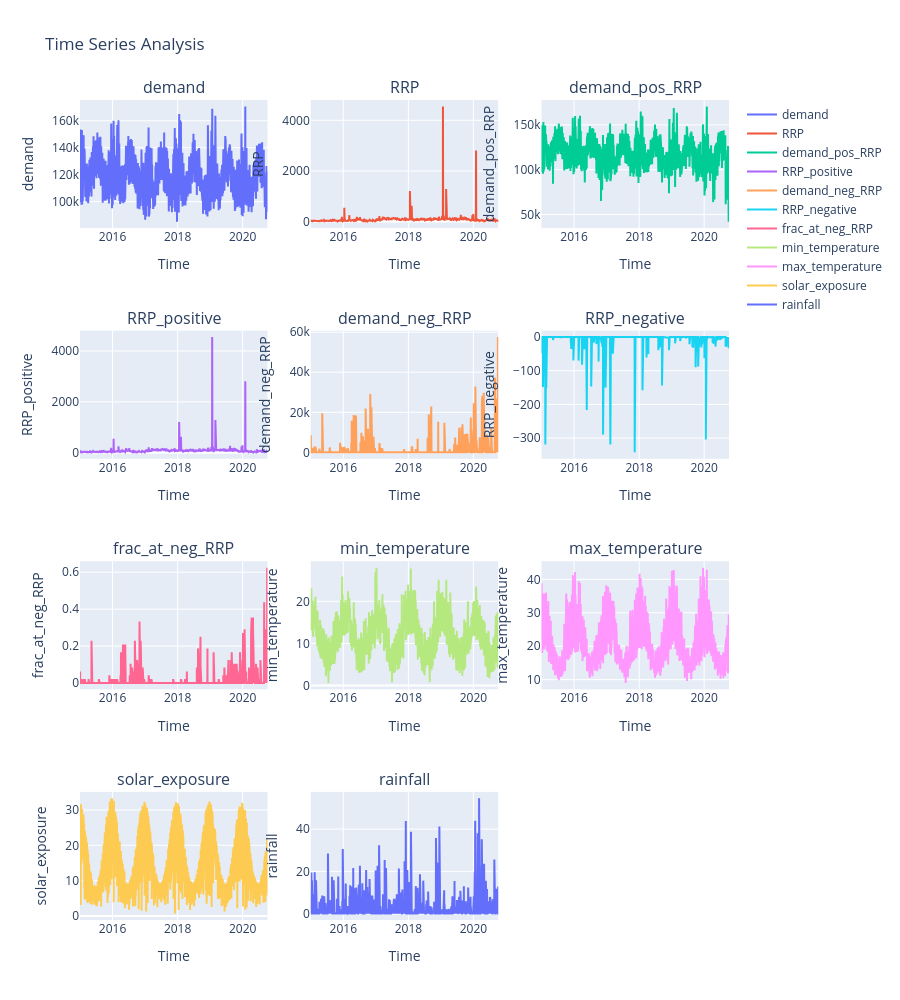

This figure's notebook cell:
### Markdown cell above
## 4. Generate Visualizations

### Code cell
# Create time series plots for numerical columns
# Determine if there's a time column
time_cols = [col for col in df.columns if 'year' in col.lower() or 'date' in col.lower()]
time_col = time_cols[0] if time_cols else None

time_series_fig = create_time_series_plots(df, time_col=time_col, numerical_cols=numerical_cols)
time_series_fig.show()

### Figure 1 — Plotly figure (JSON) as saved in the notebook; plotly's stock layout.template omitted (floating-point values rounded to 4 significant figures; data arrays with more than 128 entries replaced by an {"elided": "..."} marker saying what was removed)
{"data": [{"line": {"width": 2}, "mode": "lines", "name": "demand", "type": "scatter", "x": {"elided": "2106 str values"}, "xaxis": "x", "y": {"elided": "2106 float values"}, "yaxis": "y"}, {"line": {"width": 2}, "mode": "lines", "name": "RRP", "type": "scatter", "x": {"elided": "2106 str values"}, "xaxis": "x2", "y": {"elided": "2106 float values"}, "yaxis": "y2"}, {"line": {"width": 2}, "mode": "lines", "name": "demand_pos_RRP", "type": "scatter", "x": {"elided": "2106 str values"}, "xaxis": "x3", "y": {"elided": "2106 float values"}, "yaxis": "y3"}, {"line": {"width": 2}, "mode": "lines", "name": "RRP_positive", "type": "scatter", "x": {"elided": "2106 str values"}, "xaxis": "x4", "y": {"elided": "2106 float values"}, "yaxis": "y4"}, {"line": {"width": 2}, "mode": "lines", "name": "demand_neg_RRP", "type": "scatter", "x": {"elided": "2106 str values"}, "xaxis": "x5", "y": {"elided": "2106 float values"}, "yaxis": "y5"}, {"line": {"width": 2}, "mode": "lines", "name": "RRP_negative", "type": "scatter", "x": {"elided": "2106 str values"}, "xaxis": "x6", "y": {"elided": "2106 float values"}, "yaxis": "y6"}, {"line": {"width": 2}, "mode": "lines", "name": "frac_at_neg_RRP", "type": "scatter", "x": {"elided": "2106 str values"}, "xaxis": "x7", "y": {"elided": "2106 float values"}, "yaxis": "y7"}, {"line": {"width": 2}, "mode": "lines", "name": "min_temperature", "type": "scatter", "x": {"elided": "2106 str values"}, "xaxis": "x8", "y": {"elided": "2106 float values"}, "yaxis": "y8"}, {"line": {"width": 2}, "mode": "lines", "name": "max_temperature", "type": "scatter", "x": {"elided": "2106 str values"}, "xaxis": "x9", "y": {"elided": "2106 float values"}, "yaxis": "y9"}, {"line": {"width": 2}, "mode": "lines", "name": "solar_exposure", "type": "scatter", "x": {"elided": "2106 str values"}, "xaxis": "x10", "y": {"elided": "2106 float values"}, "yaxis": "y10"}, {"line": {"width": 2}, "mode": "lines", "name": "rainfall", "type": "scatter", "x": {"elided": "2106 str values"}, "xaxis": "x11", "y": {"elided": "2106 float values"}, "yaxis": "y11"}], "layout": {"annotations": [{"font": {"size": 16}, "showarrow": false, "text": "demand", "x": 0.1444, "xanchor": "center", "xref": "paper", "y": 1, "yanchor": "bottom", "yref": "paper"}, {"font": {"size": 16}, "showarrow": false, "text": "RRP", "x": 0.5, "xanchor": "center", "xref": "paper", "y": 1, "yanchor": "bottom", "yref": "paper"}, {"font": {"size": 16}, "showarrow": false, "text": "demand_pos_RRP", "x": 0.8556, "xanchor": "center", "xref": "paper", "y": 1, "yanchor": "bottom", "yref": "paper"}, {"font": {"size": 16}, "showarrow": false, "text": "RRP_positive", "x": 0.1444, "xanchor": "center", "xref": "paper", "y": 0.7188, "yanchor": "bottom", "yref": "paper"}, {"font": {"size": 16}, "showarrow": false, "text": "demand_neg_RRP", "x": 0.5, "xanchor": "center", "xref": "paper", "y": 0.7188, "yanchor": "bottom", "yref": "paper"}, {"font": {"size": 16}, "showarrow": false, "text": "RRP_negative", "x": 0.8556, "xanchor": "center", "xref": "paper", "y": 0.7188, "yanchor": "bottom", "yref": "paper"}, {"font": {"size": 16}, "showarrow": false, "text": "frac_at_neg_RRP", "x": 0.1444, "xanchor": "center", "xref": "paper", "y": 0.4375, "yanchor": "bottom", "yref": "paper"}, {"font": {"size": 16}, "showarrow": false, "text": "min_temperature", "x": 0.5, "xanchor": "center", "xref": "paper", "y": 0.4375, "yanchor": "bottom", "yref": "paper"}, {"font": {"size": 16}, "showarrow": false, "text": "max_temperature", "x": 0.8556, "xanchor": "center", "xref": "paper", "y": 0.4375, "yanchor": "bottom", "yref": "paper"}, {"font": {"size": 16}, "showarrow": false, "text": "solar_exposure", "x": 0.1444, "xanchor": "center", "xref": "paper", "y": 0.1562, "yanchor": "bottom", "yref": "paper"}, {"font": {"size": 16}, "showarrow": false, "text": "rainfall", "x": 0.5, "xanchor": "center", "xref": "paper", "y": 0.1562, "yanchor": "bottom", "yref": "paper"}], "height": 1000, "hovermode": "x unified", "showlegend": true, "title": {"text": "Time Series Analysis"}, "xaxis": {"anchor": "y", "domain": [0, 0.2889], "title": {"text": "Time"}}, "xaxis10": {"anchor": "y10", "domain": [0, 0.2889], "title": {"text": "Time"}}, "xaxis11": {"anchor": "y11", "domain": [0.3556, 0.6444], "title": {"text": "Time"}}, "xaxis12": {"anchor": "y12", "domain": [0.7111, 1]}, "xaxis2": {"anchor": "y2", "domain": [0.3556, 0.6444], "title": {"text": "Time"}}, "xaxis3": {"anchor": "y3", "domain": [0.7111, 1], "title": {"text": "Time"}}, "xaxis4": {"anchor": "y4", "domain": [0, 0.2889], "title": {"text": "Time"}}, "xaxis5": {"anchor": "y5", "domain": [0.3556, 0.6444], "title": {"text": "Time"}}, "xaxis6": {"anchor": "y6", "domain": [0.7111, 1], "title": {"text": "Time"}}, "xaxis7": {"anchor": "y7", "domain": [0, 0.2889], "title": {"text": "Time"}}, "xaxis8": {"anchor": "y8", "domain": [0.3556, 0.6444], "title": {"text": "Time"}}, "xaxis9": {"anchor": "y9", "domain": [0.7111, 1], "title": {"text": "Time"}}, "yaxis": {"anchor": "x", "domain": [0.8438, 1], "title": {"text": "demand"}}, "yaxis10": {"anchor": "x10", "domain": [0, 0.1562], "title": {"text": "solar_exposure"}}, "yaxis11": {"anchor": "x11", "domain": [0, 0.1562], "title": {"text": "rainfall"}}, "yaxis12": {"anchor": "x12", "domain": [0, 0.1562]}, "yaxis2": {"anchor": "x2", "domain": [0.8438, 1], "title": {"text": "RRP"}}, "yaxis3": {"anchor": "x3", "domain": [0.8438, 1], "title": {"text": "demand_pos_RRP"}}, "yaxis4": {"anchor": "x4", "domain": [0.5625, 0.7188], "title": {"text": "RRP_positive"}}, "yaxis5": {"anchor": "x5", "domain": [0.5625, 0.7188], "title": {"text": "demand_neg_RRP"}}, "yaxis6": {"anchor": "x6", "domain": [0.5625, 0.7188], "title": {"text": "RRP_negative"}}, "yaxis7": {"anchor": "x7", "domain": [0.2812, 0.4375], "title": {"text": "frac_at_neg_RRP"}}, "yaxis8": {"anchor": "x8", "domain": [0.2812, 0.4375], "title": {"text": "min_temperature"}}, "yaxis9": {"anchor": "x9", "domain": [0.2812, 0.4375], "title": {"text": "max_temperature"}}}}
